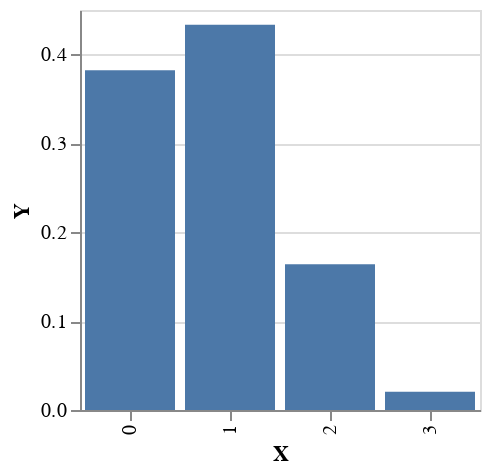

Notebook code for this chart:
### Code cell
plotVega $ fmap (first (pack . show)) $ enumerate $ lengthDist 0.001

### Figure 1 — Vega-Lite specification as saved in the notebook (floating-point values rounded to 4 significant figures)
{"$schema": "https://vega.github.io/schema/vega-lite/v4.json", "data": {"values": [{"X": "1", "Y": 0.4334}, {"X": "0", "Y": 0.3821}, {"X": "2", "Y": 0.1638}, {"X": "3", "Y": 0.02065}]}, "encoding": {"x": {"field": "X", "type": "nominal"}, "y": {"field": "Y", "type": "quantitative"}}, "height": 200, "mark": "bar", "width": 200}
